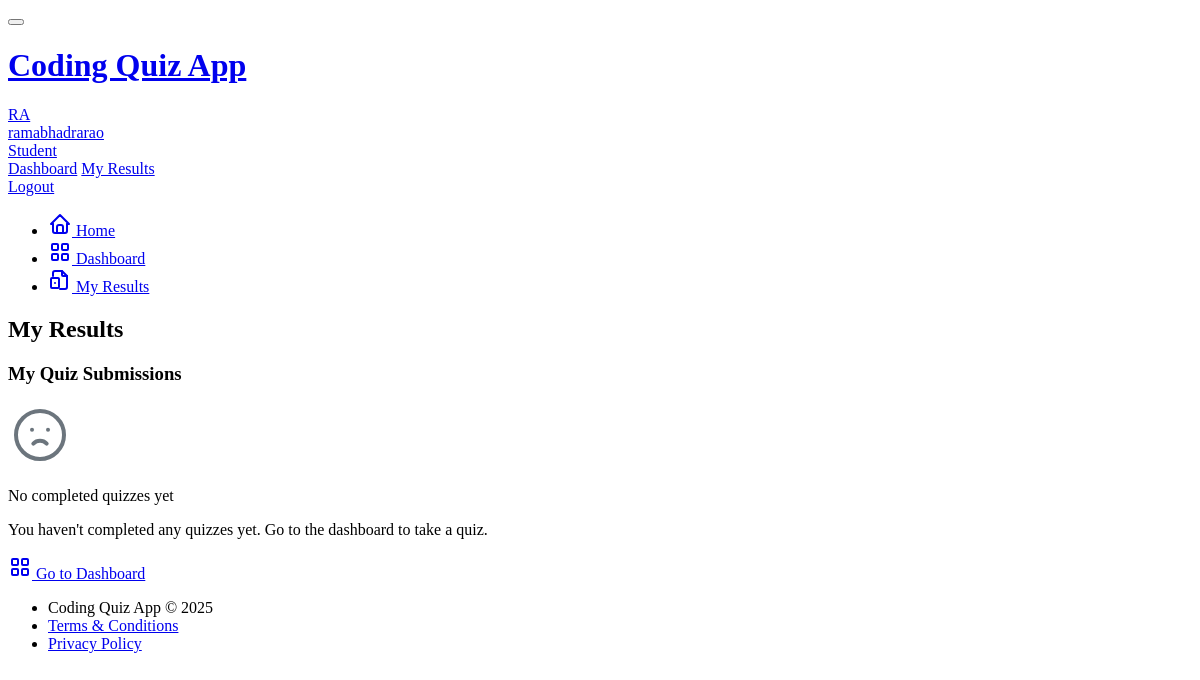
Page /student/results (signed in) on the earlier database version.
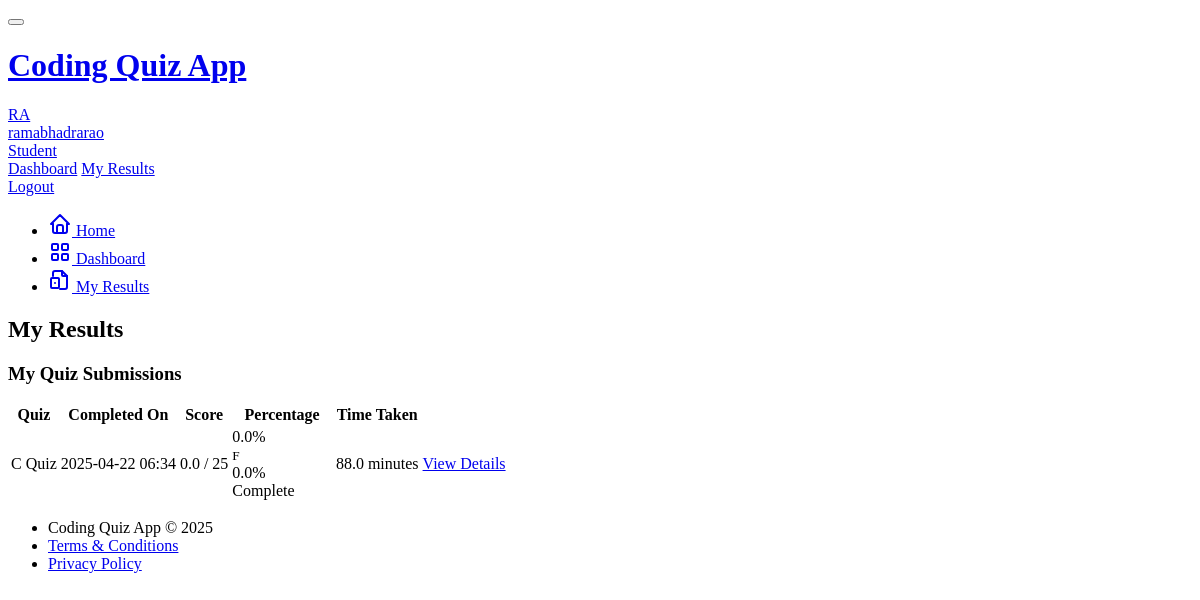
Same page on the later database version.
### models.py (models this page shows, shortened)
class Submission(db.Model):
    id = db.Column(db.Integer, primary_key=True)
    user_id = db.Column(db.Integer, db.ForeignKey('user.id'))
    quiz_id = db.Column(db.Integer, db.ForeignKey('quiz.id'))
    started_at = db.Column(db.DateTime, default=datetime.utcnow)
    completed_at = db.Column(db.DateTime)
    is_completed = db.Column(db.Boolean, default=False)
    score = db.Column(db.Float)
    total_points = db.Column(db.Integer)
    question_submissions = db.relationship('QuestionSubmission', backref='submission', lazy='dynamic', cascade='all, delete-orphan')

class Quiz(db.Model):
    id = db.Column(db.Integer, primary_key=True)
    title = db.Column(db.String(100), nullable=False)
    description = db.Column(db.Text)
    is_active = db.Column(db.Boolean, default=True)
    time_limit = db.Column(db.Integer, default=30)  # minutes
    created_at = db.Column(db.DateTime, default=datetime.utcnow)
    updated_at = db.Column(db.DateTime, default=datetime.utcnow, onupdate=datetime.utcnow)
    author_id = db.Column(db.Integer, db.ForeignKey('user.id'))
    questions = db.relationship('Question', backref='quiz', lazy='dynamic', cascade='all, delete-orphan')
    submissions = db.relationship('Submission', backref='quiz', lazy='dynamic')

### app/routes/student.py (the view)
@student_bp.route('/results')
@login_required
def results():
    submissions = Submission.query.filter_by(
        user_id=current_user.id,
        is_completed=True
    ).order_by(Submission.completed_at.desc()).all()
    return render_template('student/results.html',
                          submissions=submissions,
                          title='My Results')

### app/templates/student/results.html (shortened to what this page needs)
{% extends "base.html" %}
{% block page_title %}
My Results
{% endblock %}
{% block content %}
<div class="card">
    <div class="card-header">
        <h3 class="card-title">My Quiz Submissions</h3>
    </div>
    <div class="card-body">
        {% if submissions %}
        <div class="table-responsive">
            <table class="table table-vcenter card-table">
                <thead>
                    <tr>
                        <th>Quiz</th>
                        <th>Completed On</th>
                        <th>Score</th>
                        <th>Percentage</th>
                        <th>Time Taken</th>
                        <th class="w-1"></th>
                    </tr>
                </thead>
                <tbody>
                    {% for submission in submissions %}
                    <tr>
                        <td>{{ submission.quiz.title }}</td>
                        <td>{{ submission.completed_at.strftime('%Y-%m-%d %H:%M') }}</td>
                        <td>{{ "%.1f"|format(submission.score) }} / {{ submission.total_points }}</td>
                        <td>
                            {% set percentage = 100 * submission.score / submission.total_points if submission.total_points else 0 %}
                            <div class="clearfix">
                                <div class="float-start mt-1">
                                    {{ "%.1f"|format(percentage) }}%
                                </div>
                                <div class="float-end">
                                    <small class="text-muted">
                                        {% if percentage >= 90 %}A
                                        {% elif percentage >= 80 %}B
                                        {% elif percentage >= 70 %}C
                                        {% elif percentage >= 60 %}D
                                        {% else %}F{% endif %}
                                    </small>
                                </div>
                            </div>
                            <div class="progress progress-sm">
                                <div class="progress-bar" style="width: {{ percentage }}%" role="progressbar"
                                     aria-valuenow="{{ percentage }}" aria-valuemin="0" aria-valuemax="100"
                                     aria-label="{{ percentage }}% Complete">
                                    <span class="visually-hidden">{{ percentage }}% Complete</span>
                                </div>
                            </div>
                        </td>
                        <td>
                            {% set duration = (submission.completed_at - submission.started_at).total_seconds() // 60 %}
                            {{ duration }} minutes
                        </td>
                        <td>
                            <a href="{{ url_for('student_view_submission', submission_id=submission.id) }}" class="btn btn-outline-primary btn-sm">
                                View Details
                            </a>
                        </td>
                    </tr>
                    {% endfor %}
                </tbody>
            </table>
        </div>
        {% else %}
        <div class="empty">
            <div class="empty-icon">
            </div>
            <p class="empty-title">No completed quizzes yet</p>
            <p class="empty-subtitle text-muted">
                You haven't completed any quizzes yet. Go to the dashboard to take a quiz.
            </p>
            <div class="empty-action">
                <a href="{{ url_for('student.dashboard') }}" class="btn btn-primary">
                    Go to Dashboard
                </a>
            </div>
        </div>
        {% endif %}
    </div>
</div>
{% endblock %}

Differences in the rows shown:
now on this page (row edited): Submission: quiz "C Quiz", completed_at "2025-04-22 06:34", score "0.0", total_points "25", duration "88.0"
Other differences:
text no longer shown: "No completed quizzes yet You haven't completed any quizzes yet. Go to the dashboard to take a quiz. Go to Dashboard"
text now shown: "Quiz Completed On Score Percentage Time Taken"
